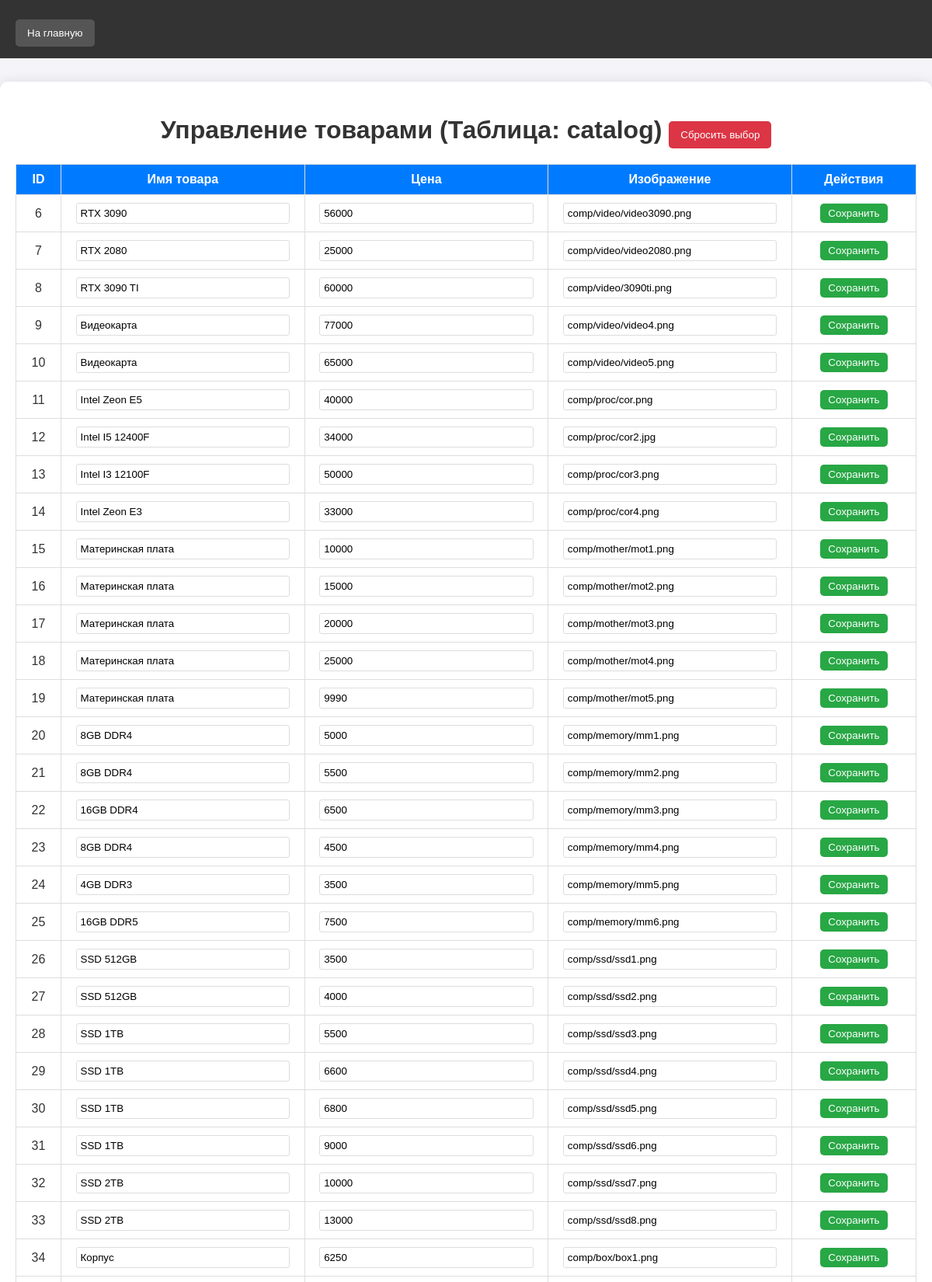
/admin.php?table=catalog (signed in, upper part), run on the app's committed database.
### tables this page shows
CREATE TABLE `catalog` (
  `ID` int(4) NOT NULL,
  `Name` varchar(255) NOT NULL,
  `Img` varchar(255) NOT NULL,
  `Price` int(20) NOT NULL,
  `Category` varchar(100) NOT NULL
);

### admin.php (the view, shortened to what this page needs)
<?php
require 'db.php';
$table = isset($_GET['table']) ? $_GET['table'] : null;
$products = [];
if ($table) {
    $query = "SELECT ID, Name, Price, Img FROM $table";
    $result = mysqli_query($conn, $query);
    while ($row = mysqli_fetch_assoc($result)) {
        $products[] = $row;
    }
}
?>
<!DOCTYPE html>
<html lang="ru">
<head>
    <link rel="stylesheet" href="css/admin.css">
</head>
<body>
<header>
    <nav>
        <button onclick="window.location.href='main.php';" class="btn">На главную</button>
    </nav>
</header>
<div class="admin-container">
    <?php if (!$table): ?>
        <h1>Выберите таблицу для управления товарами</h1>
        <div class="table-select">
            <button onclick="window.location.href='?table=catalog';">Каталог товаров</button>
            <button onclick="window.location.href='?table=pc';">Готовые ПК</button>
        </div>
    <?php else: ?>
        <h1>Управление товарами (Таблица: <?= htmlspecialchars($table) ?>) <button onclick="window.location.href='?';" class="btn">Сбросить выбор</button><br></h1>
        <table>
            <thead>
                <tr>
                    <th>ID</th>
                    <th>Имя товара</th>
                    <th>Цена</th>
                    <th>Изображение</th>
                    <th>Действия</th>
                </tr>
            </thead>
            <tbody>
                <?php foreach ($products as $product): ?>
                    <tr>
                        <form action="" method="POST">
                            <td><?= htmlspecialchars($product['ID']) ?></td>
                            <td><input type="text" name="product_name" value="<?= htmlspecialchars($product['Name']) ?>" required></td>
                            <td><input type="number" name="product_price" value="<?= htmlspecialchars($product['Price']) ?>" step="250" required></td>
                            <td><input type="text" name="product_img" value="<?= htmlspecialchars($product['Img']) ?>" required></td>
                            <td>
                                <button type="submit">Сохранить</button>
                            </td>
                        </form>
                    </tr>
                <?php endforeach; ?>
            </tbody>
        </table>
    <?php endif; ?>
</div>
</body>
</html>

### css/admin.css (style rules this page uses)
body { font-family: Arial, sans-serif; margin: 0; padding: 0; background-color: #f4f4f9; color: #333; }
header { background-color: #333; color: #fff; padding: 15px 20px; }
header nav .btn { background-color: #555; color: #fff; border: none; padding: 10px 15px; margin-right: 10px; cursor: pointer; border-radius: 5px; }
.admin-container { max-width: 1200px; margin: 30px auto; padding: 20px; background-color: #fff; border-radius: 10px; box-shadow: 0 0 15px rgba(0, 0, 0, 0.1); }
h1 { text-align: center; margin-bottom: 20px; }
table { width: 100%; border-collapse: collapse; margin-bottom: 20px; }
table th, table td { border: 1px solid #ddd; padding: 10px; text-align: center; }
table th { background-color: #007BFF; color: #fff; }
table td input[type="text"], table td input[type="number"] { width: 90%; padding: 5px; border: 1px solid #ddd; border-radius: 3px; }
table td button { background-color: #28a745; color: #fff; border: none; padding: 5px 10px; cursor: pointer; border-radius: 5px; }
.btn { display: inline-block; background-color: #dc3545; color: #fff; border: none; padding: 10px 15px; cursor: pointer; border-radius: 5px; text-align: center; margin-top: 10px; }

### data on the page
catalog: ID "6", product_name "RTX 3090", product_price "56000", product_img "comp/video/video3090.png"
catalog: ID "7", product_name "RTX 2080", product_price "25000", product_img "comp/video/video2080.png"
catalog: ID "8", product_name "RTX 3090 TI", product_price "60000", product_img "comp/video/3090ti.png"
catalog: ID "9", product_name "Видеокарта", product_price "77000", product_img "comp/video/video4.png"
catalog: ID "10", product_name "Видеокарта", product_price "65000", product_img "comp/video/video5.png"
catalog: ID "11", product_name "Intel Zeon E5", product_price "40000", product_img "comp/proc/cor.png"
catalog: ID "12", product_name "Intel I5 12400F", product_price "34000", product_img "comp/proc/cor2.jpg"
catalog: ID "13", product_name "Intel I3 12100F", product_price "50000", product_img "comp/proc/cor3.png"
catalog: ID "14", product_name "Intel Zeon E3", product_price "33000", product_img "comp/proc/cor4.png"
catalog: ID "15", product_name "Материнская плата", product_price "10000", product_img "comp/mother/mot1.png"
catalog: ID "16", product_name "Материнская плата", product_price "15000", product_img "comp/mother/mot2.png"
catalog: ID "17", product_name "Материнская плата", product_price "20000", product_img "comp/mother/mot3.png"
catalog: ID "18", product_name "Материнская плата", product_price "25000", product_img "comp/mother/mot4.png"
catalog: ID "19", product_name "Материнская плата", product_price "9990", product_img "comp/mother/mot5.png"
catalog: ID "20", product_name "8GB DDR4", product_price "5000", product_img "comp/memory/mm1.png"
catalog: ID "21", product_name "8GB DDR4", product_price "5500", product_img "comp/memory/mm2.png"
catalog: ID "22", product_name "16GB DDR4", product_price "6500", product_img "comp/memory/mm3.png"
catalog: ID "23", product_name "8GB DDR4", product_price "4500", product_img "comp/memory/mm4.png"
catalog: ID "24", product_name "4GB DDR3", product_price "3500", product_img "comp/memory/mm5.png"
catalog: ID "25", product_name "16GB DDR5", product_price "7500", product_img "comp/memory/mm6.png"
catalog: ID "26", product_name "SSD 512GB", product_price "3500", product_img "comp/ssd/ssd1.png"
catalog: ID "27", product_name "SSD 512GB", product_price "4000", product_img "comp/ssd/ssd2.png"
catalog: ID "28", product_name "SSD 1TB", product_price "5500", product_img "comp/ssd/ssd3.png"
catalog: ID "29", product_name "SSD 1TB", product_price "6600", product_img "comp/ssd/ssd4.png"
catalog: ID "30", product_name "SSD 1TB", product_price "6800", product_img "comp/ssd/ssd5.png"
catalog: ID "31", product_name "SSD 1TB", product_price "9000", product_img "comp/ssd/ssd6.png"
catalog: ID "32", product_name "SSD 2TB", product_price "10000", product_img "comp/ssd/ssd7.png"
catalog: ID "33", product_name "SSD 2TB", product_price "13000", product_img "comp/ssd/ssd8.png"
catalog: ID "34", product_name "Корпус", product_price "6250", product_img "comp/box/box1.png"

### other printed values
$table "catalog"
